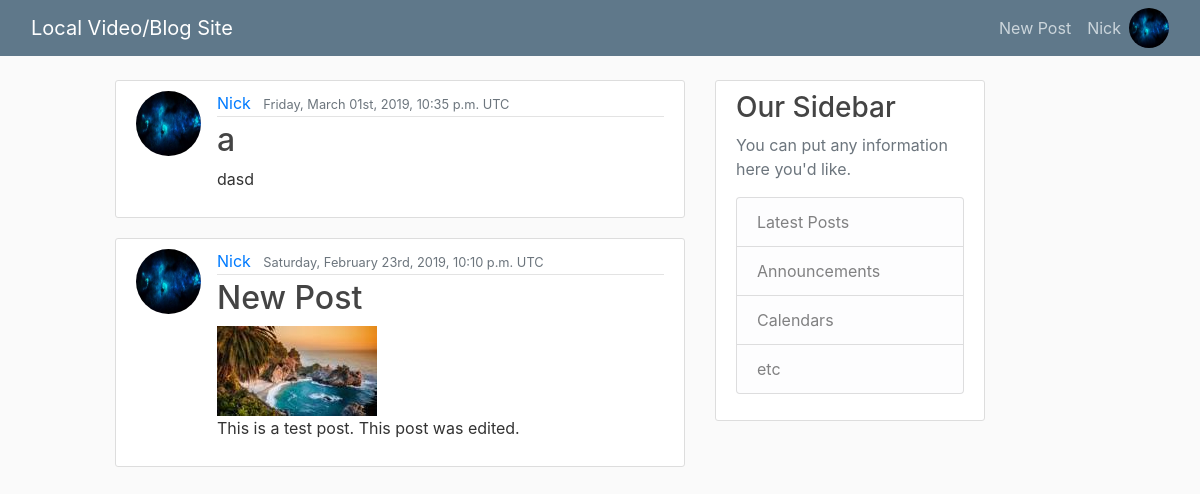
The page /posts/ (signed in) on the database its author committed.
### users/models.py (models this page shows, shortened)
class CustomUser(AbstractUser):
  user_ip = models.GenericIPAddressField(blank=True, null=True, unique=True)
  password = models.GenericIPAddressField(blank=True, null=True)

class Profile(models.Model):
  user = models.OneToOneField(get_user_model(), on_delete=models.CASCADE) # Cascade removes profile if user is deleted
  image = models.ImageField(default='default.jpg', upload_to='profile_pics')

### posts/models.py (models this page shows, shortened)
class Post(models.Model):
  title = models.CharField(max_length=100)
  content = models.TextField()
  date_posted = models.DateTimeField(default=timezone.now) # passing in function for timezone
  author = models.ForeignKey(get_user_model(), on_delete=models.CASCADE) # CASCADE will delete post if user is deleted
  video = models.FileField(blank=True, null=True, upload_to='videos/%Y/%m/%d/',
                           validators=[FileExtensionValidator(allowed_extensions=['mp4', 'ogb', 'webm'])])
  video_thumbnail = models.ImageField(blank=True, default='default_thumbnail.jpg', upload_to='thumbnails/%Y/%m/%d/')

### posts/views.py (the view)
# urls.py: path('', PostListView.as_view(), name="posts-home"),
class PostListView(ListView):
  model = Post
  template_name = 'posts/home.html'
  context_object_name = 'posts'
  ordering = ['-date_posted']
  paginate_by = 5

### posts/templates/posts/home.html (shortened to what this page needs)
{% extends "posts/post_brief.html" %}

### posts/templates/posts/post_brief.html (shortened to what this page needs)
{% extends "posts/base.html" %}
{% block content %}
  {% for post in posts %}
    <article class="media content-section">
      <img class="rounded-circle article-img" src="{{ post.author.profile.image.url }}">
      <div class="media-body">
        <div class="article-metadata">
          <a class="mr-2" href="{% url 'user-posts' post.author.username %}">{{ post.author }}</a>
          <small class="text-muted">{{ post.date_posted|date:"l, F dS, Y, P T" }}</small>
        </div>
        <h2><a class="article-title" href="{% url 'post-detail' post.id %}">{{ post.title }}</a></h2>
        {% if post.video %}
          <a href="{% url 'post-detail' post.id %}">
            <img src="{{ post.video_thumbnail.url }}" width="160" height="90">
          </a>
        {% endif %}
        <p class="article-content break-words">{{ post.content }}</p>
      </div>
    </article>
  {% endfor %}
{% endblock content %}
{% block sidebar %}
  <div class="col-md-3">
    <div class="content-section">
      <h3>Our Sidebar</h3>
      <p class='text-muted'>You can put any information here you'd like.
        <ul class="list-group">
          <li class="list-group-item list-group-item-light">Latest Posts</li>
          <li class="list-group-item list-group-item-light">Announcements</li>
          <li class="list-group-item list-group-item-light">Calendars</li>
          <li class="list-group-item list-group-item-light">etc</li>
        </ul>
      </p>
    </div>
  </div>
{% endblock sidebar %}

### posts/templates/posts/base.html (shortened to what this page needs)
{% extends "posts/shell.html" %}
{% block body %}
    <header class="site-header">
      <nav class="navbar navbar-expand-md navbar-dark bg-steel fixed-top">
        <div class="container-fluid">
          <a class="navbar-brand mr-4" href="/">Local Video/Blog Site</a>
          <div class="collapse navbar-collapse" id="navbarToggle">
            <div class="navbar-nav">
              {% if user.is_authenticated %}
                <a class="nav-item nav-link" href="{% url 'post-create' %}">New Post</a>
                <a class="nav-item nav-link" href="{% url 'profile' %}">{{ user }}</a>
                <a href="{% url 'profile' %}">
                  <img src="{{ user.profile.image.url }}" width="40" height="40" class="rounded-circle">
                </a>
              {% else %}
                <a class="nav-item nav-link" href="{% url 'login' %}">Login</a>
                <a class="nav-item nav-link" href="{% url 'register' %}">Register</a>
              {% endif %}
            </div>
          </div>
        </div>
      </nav>
    </header>
    <main role="main" class="container-fluid">
      <div class="row">
        <div class="col-md-1"></div>
        <div class="col-md-6">
          {% block content %}{% endblock %}
        </div>
        {% block sidebar %}{% endblock %}
        <div class="col-md-1"></div>
      </div>
    </main>
{% endblock body %}

### posts/static/posts/main.css (style rules this page uses)
body { background: #fafafa; color: #333333; margin-top: 5rem; }
h1, h2, h3, h4, h5, h6 { color: #444444; }
ul { margin: 0; }
.bg-steel { background-color: #5f788a; }
.site-header .navbar-nav .nav-link { color: #cbd5db; }
.content-section { background: #ffffff; padding: 10px 20px; border: 1px solid #dddddd; border-radius: 3px; margin-bottom: 20px; }
.article-title { color: #444444; }
.article-content { white-space: pre-line; }
.article-img { height: 65px; width: 65px; margin-right: 16px; }
.article-metadata { padding-bottom: 1px; margin-bottom: 4px; border-bottom: 1px solid #e3e3e3 }
p.break-words { word-break: break-all; }

### rows shown on the page
CustomUser: username "Nick", profile.image (picture)
Post: author.profile.image (picture), author "Nick", date_posted "Friday, March 01st, 2019, 10:35 p.m. UTC", title "a", content "dasd"
Post: author.profile.image (picture), author "Nick", date_posted "Saturday, February 23rd, 2019, 10:10 p.m. UTC", title "New Post", video_thumbnail (picture), content "This is a test post. This post was edited."
